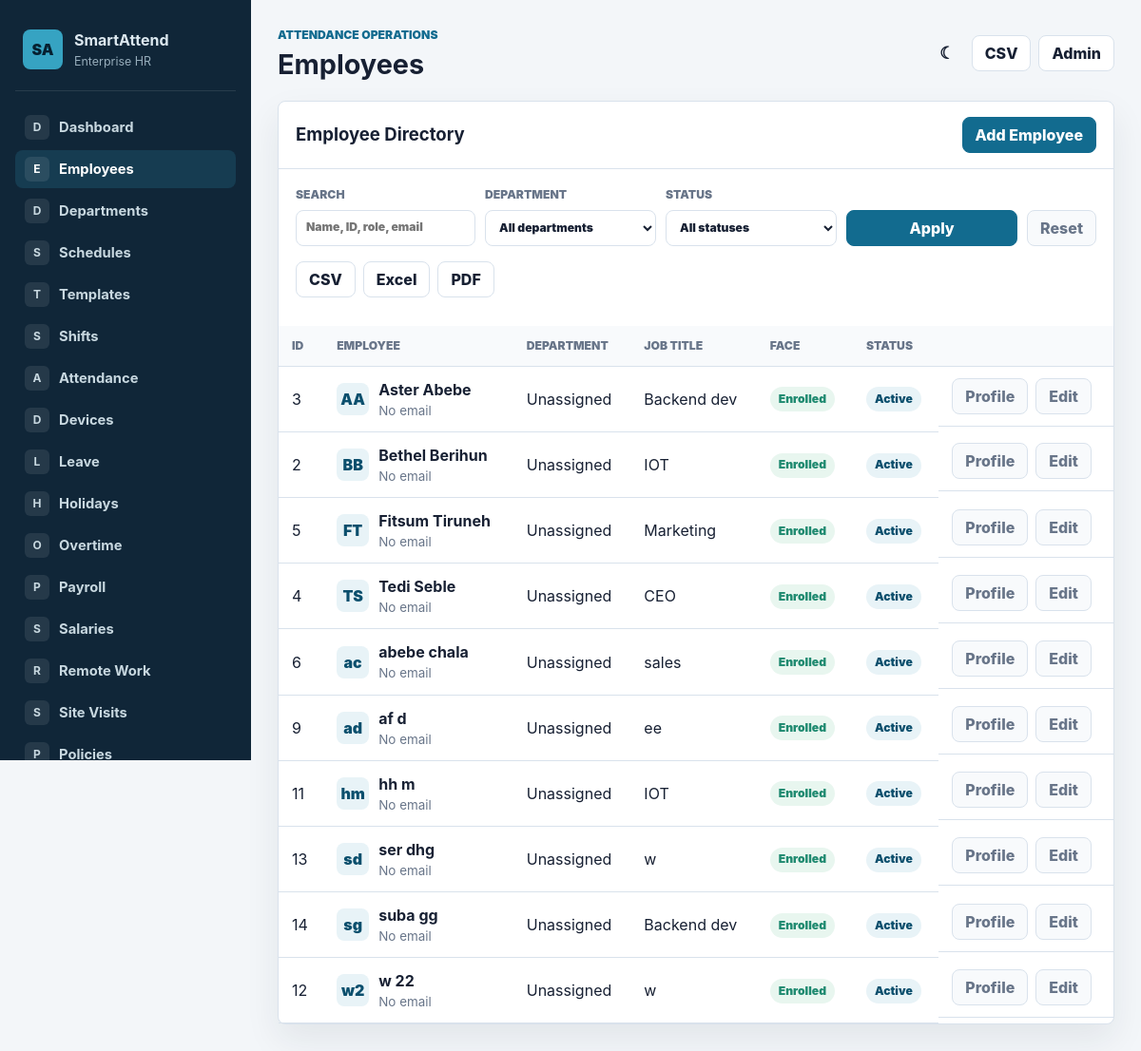
The app's page /employees/, older data.
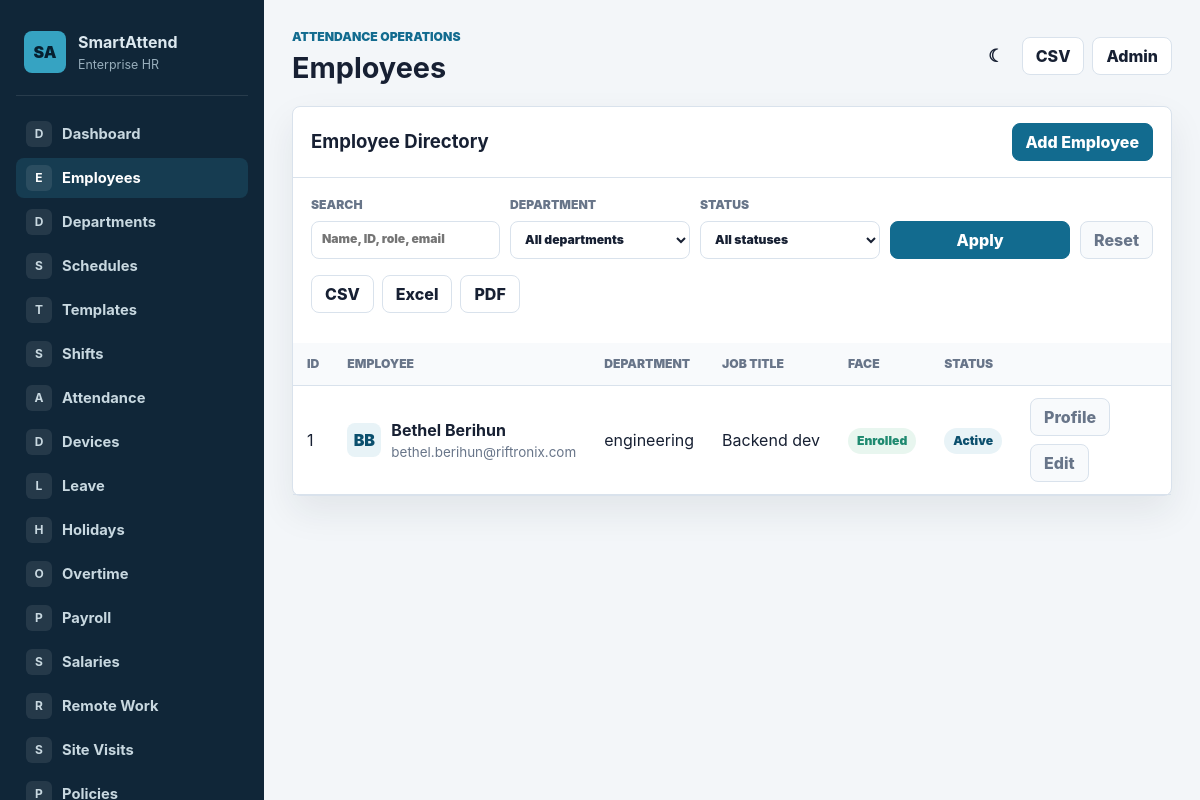
The same page, newer data.
### attendance/models.py (models this page shows, shortened)
class Employee(models.Model):
    class EmploymentStatus(models.TextChoices):
        ACTIVE = 'ACTIVE', 'Active'
        INACTIVE = 'INACTIVE', 'Inactive'
        ON_LEAVE = 'ON_LEAVE', 'On Leave'
        SUSPENDED = 'SUSPENDED', 'Suspended'
        RESIGNED = 'RESIGNED', 'Resigned'
        TERMINATED = 'TERMINATED', 'Terminated'
    class EmploymentType(models.TextChoices):
        FULL_TIME = 'FULL_TIME', 'Full-time'
        PART_TIME = 'PART_TIME', 'Part-time'
        CONTRACT = 'CONTRACT', 'Contract'
        INTERN = 'INTERN', 'Intern'
        TEMPORARY = 'TEMPORARY', 'Temporary'
        CONSULTANT = 'CONSULTANT', 'Consultant'
    class Gender(models.TextChoices):
        MALE = 'MALE', 'Male'
        FEMALE = 'FEMALE', 'Female'
        OTHER = 'OTHER', 'Other'
        PREFER_NOT_TO_SAY = 'PNS', 'Prefer not to say'
    organization_id = models.CharField(max_length=50, unique=True)
    first_name = models.CharField(max_length=50)
    last_name = models.CharField(max_length=50)
    email = models.EmailField(blank=True)
    phone = models.CharField(max_length=30, blank=True)
    date_of_birth = models.DateField(null=True, blank=True)
    gender = models.CharField(max_length=10, choices=Gender.choices, blank=True)
    address = models.TextField(blank=True)
    emergency_contact_name = models.CharField(max_length=100, blank=True)
    emergency_contact_phone = models.CharField(max_length=30, blank=True)
    department = models.ForeignKey('organizations.Department', on_delete=models.SET_NULL, null=True, blank=True)
    team = models.ForeignKey('organizations.Team', on_delete=models.SET_NULL, null=True, blank=True, related_name='members')
    manager = models.ForeignKey('self', on_delete=models.SET_NULL, null=True, blank=True, related_name='direct_reports')
    job_title = models.CharField(max_length=100)
    employment_type = models.CharField(max_length=20, choices=EmploymentType.choices, default=EmploymentType.FULL_TIME, db_index=True)
    employment_status = models.CharField(max_length=20, choices=EmploymentStatus.choices, default=EmploymentStatus.ACTIVE, db_index=True)
    hire_date = models.DateField(null=True, blank=True)
    contract_start_date = models.DateField(null=True, blank=True)
    contract_end_date = models.DateField(null=True, blank=True)
    resignation_date = models.DateField(null=True, blank=True)
    termination_date = models.DateField(null=True, blank=True)
    office_location = models.ForeignKey(OfficeLocation, on_delete=models.SET_NULL, null=True, blank=True)
    work_location_name = models.CharField(max_length=150, blank=True)
    weekly_working_days = models.PositiveIntegerField(default=5, validators=[MinValueValidator(1), MaxValueValidator(7)])
    expected_weekly_hours = models.DecimalField(max_digits=5, decimal_places=2, default=40)
    expected_monthly_hours = models.DecimalField(max_digits=7, decimal_places=2, default=176)
    attendance_policy = models.ForeignKey(AttendancePolicy, on_delete=models.SET_NULL, null=True, blank=True, related_name='employees')
    fingerprint_id = models.IntegerField(unique=True, null=True, blank=True)
    face_profile = models.ImageField(upload_to='employees/faces/', blank=True, null=True)
    created_at = models.DateTimeField(default=timezone.now, editable=False)
    updated_at = models.DateTimeField(auto_now=True)
    class Meta:
        indexes = [
            models.Index(fields=['organization_id']),
            models.Index(fields=['department', 'employment_status']),
            models.Index(fields=['team', 'employment_status']),
            models.Index(fields=['manager', 'employment_status']),
            models.Index(fields=['employment_type', 'employment_status']),
        ]
        ordering = ['first_name', 'last_name']
        verbose_name = 'Employee'
        verbose_name_plural = 'Employees'
    @property
    def full_name(self):
        return f'{self.first_name} {self.last_name}'.strip()
    @property
    def face_enrolled(self):
        return bool(self.fingerprint_id)
    def get_absolute_url(self):
        return reverse('employee_detail', kwargs={'pk': self.pk})

### organizations/models.py (models this page shows)
class Department(models.Model):
    company = models.ForeignKey(Company, on_delete=models.CASCADE, related_name='departments')
    branch = models.ForeignKey(Branch, on_delete=models.SET_NULL, null=True, blank=True, related_name='departments')
    name = models.CharField(max_length=150)
    code = models.CharField(max_length=30, blank=True)
    parent = models.ForeignKey('self', on_delete=models.SET_NULL, null=True, blank=True, related_name='sub_departments')
    manager = models.ForeignKey(
        'attendance.Employee',
        on_delete=models.SET_NULL,
        null=True, blank=True,
        related_name='managed_departments',
    )
    cost_center = models.ForeignKey('CostCenter', on_delete=models.SET_NULL, null=True, blank=True, related_name='departments')
    description = models.TextField(blank=True)
    is_active = models.BooleanField(default=True)
    created_at = models.DateTimeField(auto_now_add=True)
    updated_at = models.DateTimeField(auto_now=True)
    class Meta:
        ordering = ['company', 'name']
        unique_together = [('company', 'code')]
        verbose_name = 'Department'
        verbose_name_plural = 'Departments'
    def __str__(self):
        return self.name

### attendance/views.py (the view)
# urls.py: path('employees/', views.EmployeeListView.as_view(), name='employee_list'),
class EmployeeListView(EnterpriseListMixin):
    model = Employee
    template_name = 'attendance/employee_list.html'
    page_title = 'Employees'
    active_nav = 'employees'
    search_fields = ['organization_id', 'first_name', 'last_name', 'email', 'job_title', 'department__name']
    default_ordering = 'first_name'
    export_filename = 'employees'
    export_fields = [
        ('organization_id', 'Employee ID'),
        ('full_name', 'Name'),
        ('email', 'Email'),
        ('department__name', 'Department'),
        ('job_title', 'Job Title'),
        ('employment_status', 'Status'),
    ]
    def get_queryset(self):
        queryset = super().get_queryset().select_related('department', 'office_location')
        department = self.request.GET.get('department')
        status = self.request.GET.get('status')
        if department:
            queryset = queryset.filter(department_id=department)
        if status:
            queryset = queryset.filter(employment_status=status)
        return queryset
    def get_context_data(self, **kwargs):
        context = super().get_context_data(**kwargs)
        context['departments'] = Department.objects.filter(is_active=True)
        context['status_choices'] = Employee.EmploymentStatus.choices
        return context

### attendance/templatetags/pagination_tags.py (called while the page is built)
@register.filter
def remove_page_param(query_string):
    params = QueryDict(query_string)
    cleaned = params.copy()
    cleaned.pop('page', None)
    encoded = cleaned.urlencode()
    return encoded

### attendance/views.py (called while the page is built)
    def get_queryset(self):
        queryset = super().get_queryset()
        query = self.request.GET.get('q', '').strip()
        if query and self.search_fields:
            condition = Q()
            for field in self.search_fields:
                condition |= Q(**{f'{field}__icontains': query})
            queryset = queryset.filter(condition)
        return queryset.order_by(self.get_ordering())

    def get_ordering(self):
        ordering = self.request.GET.get('sort') or self.default_ordering
        allowed = {field.lstrip('-') for field in self.get_sort_fields()}
        return ordering if ordering.lstrip('-') in allowed else self.default_ordering

    def get_sort_fields(self):
        fields = []
        for field, _label in self.export_fields:
            fields.append(field.split('__')[0])
        return fields + ['id', 'date', 'created_at', 'timestamp', 'name']

    def render_to_response(self, context, **response_kwargs):
        export_format = self.request.GET.get('export')
        if export_format:
            return self.export_response(export_format)
        return super().render_to_response(context, **response_kwargs)

### attendance/templates/attendance/employee_list.html (shortened to what this page needs)
{% extends "attendance/base.html" %}
{% block content %}
<div class="panel">
    <div class="panel-header">
        <h2>Employee Directory</h2>
        <a class="button primary" href="{% url 'employee_add' %}">Add Employee</a>
    </div>
    <div class="panel-body">
        <form class="filter-bar" method="get">
            <label>Search<input name="q" value="{{ request.GET.q }}" placeholder="Name, ID, role, email"></label>
            <label>Department<select name="department"><option value="">All departments</option></select></label>
            <label>Status<select name="status"><option value="">All statuses</option></select></label>
            <button class="button primary" type="submit">Apply</button><a class="button subtle" href="{% url 'employee_list' %}">Reset</a>
        </form>
        <div class="table-actions" style="margin-bottom:12px;"><a class="button" href="?{{ request.GET.urlencode }}export=csv">CSV</a><a class="button" href="?{{ request.GET.urlencode }}export=excel">Excel</a><a class="button" href="?{{ request.GET.urlencode }}export=pdf">PDF</a></div>
    </div>
    <div class="table-wrap">
        <table>
            {% load pagination_tags %}
{% with sort_qs=request.GET.urlencode|remove_page_param %}
<thead><tr><th><a href="?sort=organization_id{% if sort_qs %}&{{ sort_qs }}{% endif %}">ID</a></th><th><a href="?sort=full_name{% if sort_qs %}&{{ sort_qs }}{% endif %}">Employee</a></th><th>Department</th><th>Job Title</th><th>Face</th><th>Status</th><th></th></tr></thead>
{% endwith %}
            <tbody>
            {% for employee in object_list %}
                <tr>
                    <td>{{ employee.organization_id }}</td>
                    <td><div class="person-cell"><span class="avatar">{{ employee.first_name|slice:":1" }}{{ employee.last_name|slice:":1" }}</span><div><strong>{{ employee.full_name }}</strong><div class="muted small">{{ employee.email|default:"No email" }}</div></div></div></td>
                    <td>{{ employee.department|default:"Unassigned" }}</td>
                    <td>{{ employee.job_title }}</td>
                    <td><span class="badge {% if employee.face_enrolled %}success{% else %}warning{% endif %}">{% if employee.face_enrolled %}Enrolled{% else %}Pending{% endif %}</span></td>
                    <td><span class="badge">{{ employee.get_employment_status_display }}</span></td>
                    <td class="row-actions"><a class="button subtle" href="{{ employee.get_absolute_url }}">Profile</a><a class="button subtle" href="{% url 'employee_edit' employee.pk %}">Edit</a></td>
                </tr>
            {% empty %}
                <tr><td colspan="7" class="empty">No employees match the current filters.</td></tr>
            {% endfor %}
            </tbody>
        </table>
    </div>
</div>
{% endblock %}

### attendance/templates/attendance/base.html (shortened to what this page needs)
{% load static %}
<!doctype html>
<html lang="en" data-theme="light">
<head>
    <link rel="stylesheet" href="{% static 'attendance/css/app.css' %}">
</head>
<body>
    <div class="app-shell">
        <aside class="sidebar">
            <a class="brand" href="{% url 'dashboard' %}">
                <span class="brand-mark">SA</span>
                <span>
                    <strong>SmartAttend</strong>
                    <small>Enterprise HR</small>
                </span>
            </a>
            <nav class="nav">
                {% for key,label,route in nav_items %}
                    {% url route as nav_url %}
                    <a class="nav-link {% if active_nav == key %}active{% endif %}" href="{{ nav_url }}">
                        <span class="nav-icon">{{ label|slice:":1" }}</span>
                        <span>{{ label }}</span>
                    </a>
                {% endfor %}
            </nav>
        </aside>
        <main class="main">
            <header class="topbar">
                <div>
                    <p class="eyebrow">Attendance Operations</p>
                    <h1>{{ page_title|default:"Dashboard" }}</h1>
                </div>
                <div class="top-actions">
                    <button class="icon-button theme-toggle" id="theme-toggle" title="Toggle dark mode" type="button">
                        <span id="theme-icon">&#9790;</span>
                    </button>
                    <a class="icon-button" title="Export CSV" href="?{{ request.GET.urlencode }}{% if request.GET.urlencode %}&{% endif %}export=csv">CSV</a>
                    <a class="icon-button" title="Open Django admin" href="/admin/">Admin</a>
                </div>
            </header>
            {% block content %}{% endblock %}
        </main>
    </div>
</body>
</html>

### attendance/templates/attendance/_pagination.html (shortened to what this page needs)
{% load pagination_tags %}

Row changes from the older to the newer data that the page shows:
removed Employee: organization_id "3", first_name "A", last_name "A", full_name "Aster Abebe", email "No email", department "Unassigned", job_title "Backend dev", fingerprint_id "Enrolled", employment_status "Active"
removed Employee: organization_id "2", first_name "B", last_name "B", full_name "Bethel Berihun", email "No email", department "Unassigned", job_title "IOT", fingerprint_id "Enrolled", employment_status "Active"
removed Employee: organization_id "5", first_name "F", last_name "T", full_name "Fitsum Tiruneh", email "No email", department "Unassigned", job_title "Marketing", fingerprint_id "Enrolled", employment_status "Active"
removed Employee: organization_id "4", first_name "T", last_name "S", full_name "Tedi Seble", email "No email", department "Unassigned", job_title "CEO", fingerprint_id "Enrolled", employment_status "Active"
removed Employee: organization_id "6", first_name "a", last_name "c", full_name "abebe chala", email "No email", department "Unassigned", job_title "sales", fingerprint_id "Enrolled", employment_status "Active"
removed Employee: organization_id "9", first_name "a", last_name "d", full_name "af d", email "No email", department "Unassigned", job_title "ee", fingerprint_id "Enrolled", employment_status "Active"
removed Employee: organization_id "11", first_name "h", last_name "m", full_name "hh m", email "No email", department "Unassigned", job_title "IOT", fingerprint_id "Enrolled", employment_status "Active"
removed Employee: organization_id "13", first_name "s", last_name "d", full_name "ser dhg", email "No email", department "Unassigned", job_title "w", fingerprint_id "Enrolled", employment_status "Active"
removed Employee: organization_id "14", first_name "s", last_name "g", full_name "suba gg", email "No email", department "Unassigned", job_title "Backend dev", fingerprint_id "Enrolled", employment_status "Active"
removed Employee: organization_id "12", first_name "w", last_name "2", full_name "w 22", email "No email", department "Unassigned", job_title "w", fingerprint_id "Enrolled", employment_status "Active"
added Employee: organization_id "1", first_name "B", last_name "B", full_name "Bethel Berihun", email "bethel.berihun@riftronix.com", department "engineering", job_title "Backend dev", fingerprint_id "Enrolled", employment_status "Active"
Text that changed along with them:
new list line: "P"
list line gone: "P Policies"
